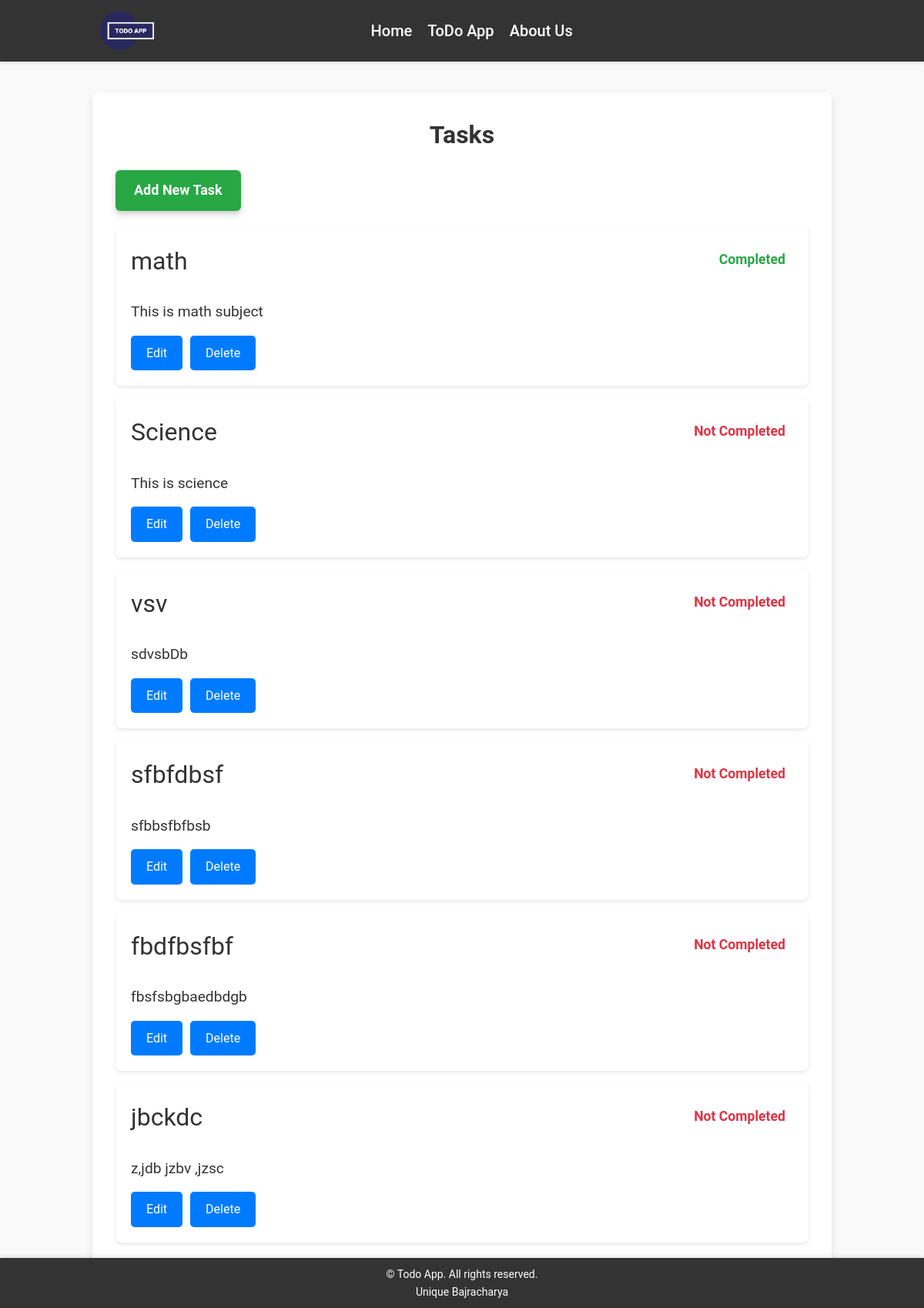
/todo/, run on the app's committed database.
### todoapp/models.py (models this page shows, shortened)
class Task(models.Model):
    title = models.CharField(max_length=200)
    description = models.TextField(blank=True, null=True)
    completed = models.BooleanField(default=False)
    created_at = models.DateTimeField(auto_now_add=True)
    due_date = models.DateTimeField(blank=True, null=True)

### todoapp/views.py (the view)
# urls.py: path('', views.task_list, name='task_list'),
def task_list(request):
    tasks = Task.objects.all()
    return render(request, 'todoapp/task_list.html', {'tasks': tasks})

### todoapp/templates/todoapp/task_list.html (shortened to what this page needs)
{% extends 'base.html' %}
{% block content %}
    <h1 class="page-title">Tasks</h1>
    <a href="{% url 'add_task' %}" class="add-task-button">Add New Task</a>
    <div class="task-list">
        {% if tasks %}
            <ul>
                {% for task in tasks %}
                    <li class="task-item">
                        <div class="task-header">
                            <a href="{% url 'task_detail' task.pk %}" class="task-title">{{ task.title }}</a>
                            {% if task.completed %}
                                <span class="task-status completed">Completed</span>
                            {% else %}
                                <span class="task-status not-completed">Not Completed</span>
                            {% endif %}
                        </div>
                        <p class="task-description">{{ task.description }}</p>
                        <div class="task-actions">
                            <a href="{% url 'edit_task' task.pk %}" class="button">Edit</a>
                            <a href="{% url 'delete_task' task.pk %}" class="button button-danger">Delete</a>
                        </div>
                    </li>
                {% endfor %}
            </ul>
        {% else %}
            <p>No tasks available. Add a new task to get started!</p>
        {% endif %}
    </div>
{% endblock %}

### templates/base.html (shortened to what this page needs)
<!DOCTYPE html>
<html lang="en">
<head>
    {% load static %}
    <link rel="stylesheet" href="{% static 'css/styles.css' %}">
</head>
<body>
    <nav>
        <div class="nav-container">
            <a href="{% url 'home' %}" class="logo">
                <img src="{% static 'images/logo.png' %}" alt="My Django App Logo">
            </a>
            <ul>
                <li><a href="{% url 'home' %}">Home</a></li>
                <li><a href="{% url 'task_list' %}">ToDo App</a></li>
                <li><a href="{% url 'about' %}">About Us</a></li>
            </ul>
        </div>
    </nav>
    <div class="content">
        {% block content %}{% endblock %}
    </div>
    <footer>
        <p>&copy; Todo App. All rights reserved.</p>
        <p>Unique Bajracharya</p>
    </footer>
</body>
</html>

### todoapp/static/css/styles.css (style rules this page uses)
* { margin: 0; padding: 0; box-sizing: border-box; }
body { font-family: 'Roboto', sans-serif; background-color: #f9f9f9; color: #333; line-height: 1.6; }
nav { background-color: #333; color: white; padding: 15px 0; box-shadow: 0 2px 5px rgba(0, 0, 0, 0.1); }
.nav-container { display: flex; align-items: center; max-width: 960px; margin: 0 auto; padding: 0 10px; }
.logo img { height: 50px; width: auto; vertical-align: middle; }
nav ul { list-style-type: none; padding-inline: 30%; display: flex; gap: 20px; }
nav ul li { margin: 0; }
nav ul li a { color: white; text-decoration: none; font-size: 20px; font-weight: 500; transition: color 0.3s ease; }
.content { max-width: 960px; margin: 40px auto; padding: 30px; background: #fff; border-radius: 8px; box-shadow: 0 4px 10px rgba(0, 0, 0, 0.1); }
h1 { margin-bottom: 20px; font-size: 2em; color: #333; text-align: center; }
a { color: #007bff; text-decoration: none; }
.button { background-color: #007bff; color: white; padding: 10px 15px; border-radius: 5px; text-decoration: none; display: inline-block; font-size: 16px; transition: background-color 0.3s ease; }
.button-danger { background-color: #dc3545; }
.add-task-button { display: inline-block; background-color: #28a745; color: white; padding: 12px 24px; text-align: center; text-decoration: none; font-size: 18px; font-weight: bold; border-radius: 6px; box-shadow: 0 4px 8px rgba(0, 0, 0, 0.2); transition: background-color 0.3s ease, box-shadow 0.3s ease; }
.page-title { font-size: 2em; color: #333; margin-bottom: 20px; }
.task-list { margin-top: 20px; }
.task-list ul { list-style: none; padding: 0; }
.task-item { background: #fff; border-radius: 8px; box-shadow: 0 2px 5px rgba(0, 0, 0, 0.1); margin-bottom: 15px; padding: 20px; }
.task-header { display: flex; justify-content: space-between; align-items: center; margin-bottom: 10px; }
.task-title { color: #007bff; text-decoration: none; font-size: 1.5em; }
.task-status { font-weight: bold; padding: 5px 10px; border-radius: 5px; }
.task-status.completed { color: #28a745; }
.task-status.not-completed { color: #dc3545; }
.task-description { margin-bottom: 10px; }
.task-actions { display: flex; gap: 10px; }
.task-title { font-size: 2em; color: #333; margin-bottom: 15px; }
.task-description { font-size: 1.2em; margin-bottom: 15px; }
.task-status { font-size: 1.1em; font-weight: bold; margin-bottom: 20px; }
.button { display: inline-block; background-color: #007bff; color: white; padding: 10px 20px; text-align: center; text-decoration: none; border-radius: 5px; transition: background-color 0.3s ease; }
footer { background-color: #333; color: white; text-align: center; padding: 10px 0; position: fixed; bottom: 0; width: 100%; box-shadow: 0 -2px 5px rgba(0, 0, 0, 0.1); }
footer p { margin: 0; font-size: 14px; }

### data on the page
Task: title "math", completed "Completed", description "This is math subject"
Task: title "Science", completed "Not Completed", description "This is science"
Task: title "vsv", completed "Not Completed", description "sdvsbDb"
Task: title "sfbfdbsf", completed "Not Completed", description "sfbbsfbfbsb"
Task: title "fbdfbsfbf", completed "Not Completed", description "fbsfsbgbaedbdgb"
Task: title "jbckdc", completed "Not Completed", description "z,jdb jzbv ,jzsc"
